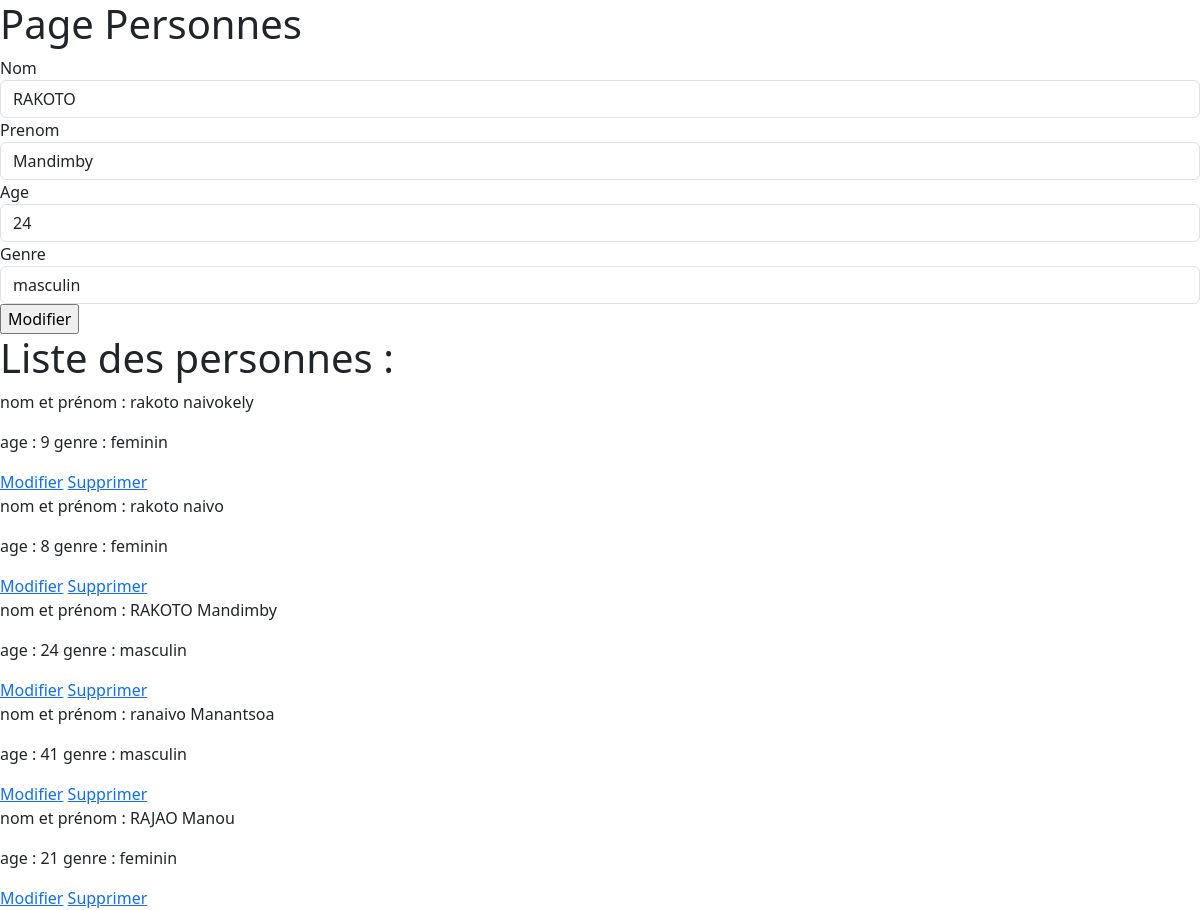
Screenshot of /personne/modifier/5 with the database file from the repository.
### fiara/models.py (models this page shows)
class Personne(models.Model):
    OPTIONS = (
        ('masculin', 'masculin'),
        ('feminin', 'feminin'),
    )
    id = models.AutoField(primary_key=True)
    nom = models.CharField(max_length=255,null=False)
    prenom = models.CharField(max_length=255,null=False)
    age = models.IntegerField(null=False)
    genre = models.CharField(max_length=20, choices=OPTIONS)

### fiara/views.py (the view)
# urls.py: path('personne/modifier/<int:id_personne>', views.modifier_personne),
def modifier_personne(request, id_personne):
    current_personne = Personne.objects.get(id=id_personne)
    context = {
        "idUser":id_personne,
        "typeActionPost":"Modifier",
        "title":"home",
        "form" :PersonneForm(initial={"nom":current_personne.nom,"prenom":current_personne.prenom,"age":current_personne.age,"genre":current_personne.genre}),
        "personnes" : Personne.objects.all()
    }
    return render(request,"personnes.html",context)

### fiara/forms.py
class PersonneForm(forms.ModelForm):
    class Meta:
        model = Personne
        fields = ("nom", "prenom", "age", "genre")

### fiara/templates/personnes.html (shortened to what this page needs)
{% load widget_tweaks %}
{% load static %}
<!DOCTYPE html>
<html lang="en">
<head>
    <link
      rel="stylesheet"
      href="{% static 'assets/bootstrap-5.3.2-dist/css/bootstrap.css' %}"
    />
</head>
<body>
<div></div><h1>Page Personnes</h1></div>
<form action="./actionPost/" method="POST">
    {% for field in form %}
        {{field.label}}
        {% render_field field class="form-control" %}
    {% endfor %}
    <input type="submit" name="submitBtn" value="{{ typeActionPost }}" class="btn-primary" />
</form>
<h1> Liste des personnes : </h1>
{% for p in personnes %}
    <div>
        <p> nom et prénom : {{p.nom}} {{p.prenom}} </p>
        <p> age : {{p.age}} genre : {{p.genre}} </p>
        <a href="/personne/modifier/{{p.id}}">Modifier</a>
        <a href="/personne/supprimer/{{p.id}}">Supprimer</a>
    </div>
{% endfor %}
</body>
</html>

### rows the page displays
Personne: nom "RAKOTO" "Mandimby" "24" "masculin", nom "RAKOTO", prenom "Mandimby", age "24", genre "masculin"
Personne: nom "rakoto", prenom "naivokely", age "9", genre "feminin"
Personne: nom "rakoto", prenom "naivo", age "8", genre "feminin"
Personne: nom "ranaivo", prenom "Manantsoa", age "41", genre "masculin"
Personne: nom "RAJAO", prenom "Manou", age "21", genre "feminin"

### other values shown
{{ field.label }} "Nom" "Prenom" "Age" "Genre"
